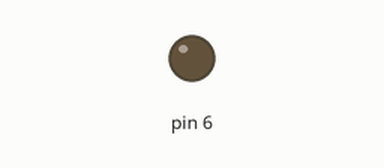
Simulated run of this sketch. Board: Arduino Uno, built with avr-gcc and run on an emulated ATmega328P. Shown: output pins drawn as LEDs (lit = HIGH). Random numbers use the default seed unless the sketch sets one.

Above: at 0.1 s.
Timing chart, 0 to 107.4 s (numbered marks = the images above):
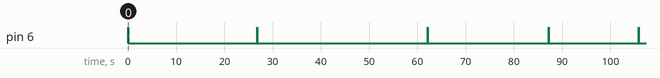

The sketch:

motorControl.ino
```cpp
int vibrationRead = 1;
int val = 0;
int val2 = 0;
int test = 0;

void setup() {
  // put your setup code here, to run once:
   TCCR2B = TCCR2B & B11111000 | B00000110; // Freq 61.04 Hz
   pinMode(6, OUTPUT); // (Use D6 for voltage output)
   pinMode(A0, INPUT); // Voltage IN
   pinMode(A1, INPUT); // Current IN


   Serial.begin(9600);
}

void loop() {
  // Old code to read in voltage and current from motor control board, not needed anymore
  /*val = analogRead(A0); //Read pin A0 voltage (Use for voltage input)
  Serial.println(val); //Check serial monitor for value and voltage
  Serial.print("Voltage: ");
  Serial.println(((float(val)*5)/1024));

  val2 = analogRead(A1); //Read pin A0 voltage (Use for voltage input)
  Serial.println(val2); //Check serial monitor for value and voltage
  Serial.print("Amps: ");
  Serial.println(((float(val)*1.75)/1024));*/

 while(1){
    // This code is to read in serial from RPi, not used due to explanation in readme
    /*if(Serial.available() > 0){
      String data = Serial.readStringUntil('\n');
    }*/
    if(vibrationRead == 1){
      digitalWrite(6, HIGH); //VRMS = 1.5 V
      delay(10);
      digitalWrite(6, LOW);
      delay(10);
      delay(random(10000, 45000));
    }
   }

  // All of these change if you change the frequency, which shouldn't help anything
  // Old code for mosfet gate control (PWM)

  //analogWrite(3, 123); //VRMS = 2 V

  //analogWrite(6, 75); //VRMS = 2.5 V

  //analogWrite(6, 104); //VRMS = 3 V

  //analogWrite(6, 138); //VRMS = 3.5 V

  //analogWrite(6, 177); //VRMS = 4 V

  //analogWrite(6, 224); //VRMS = 4.5 V

  //analogWrite(6, 254); //VRMS = 4.74 V
}
```
